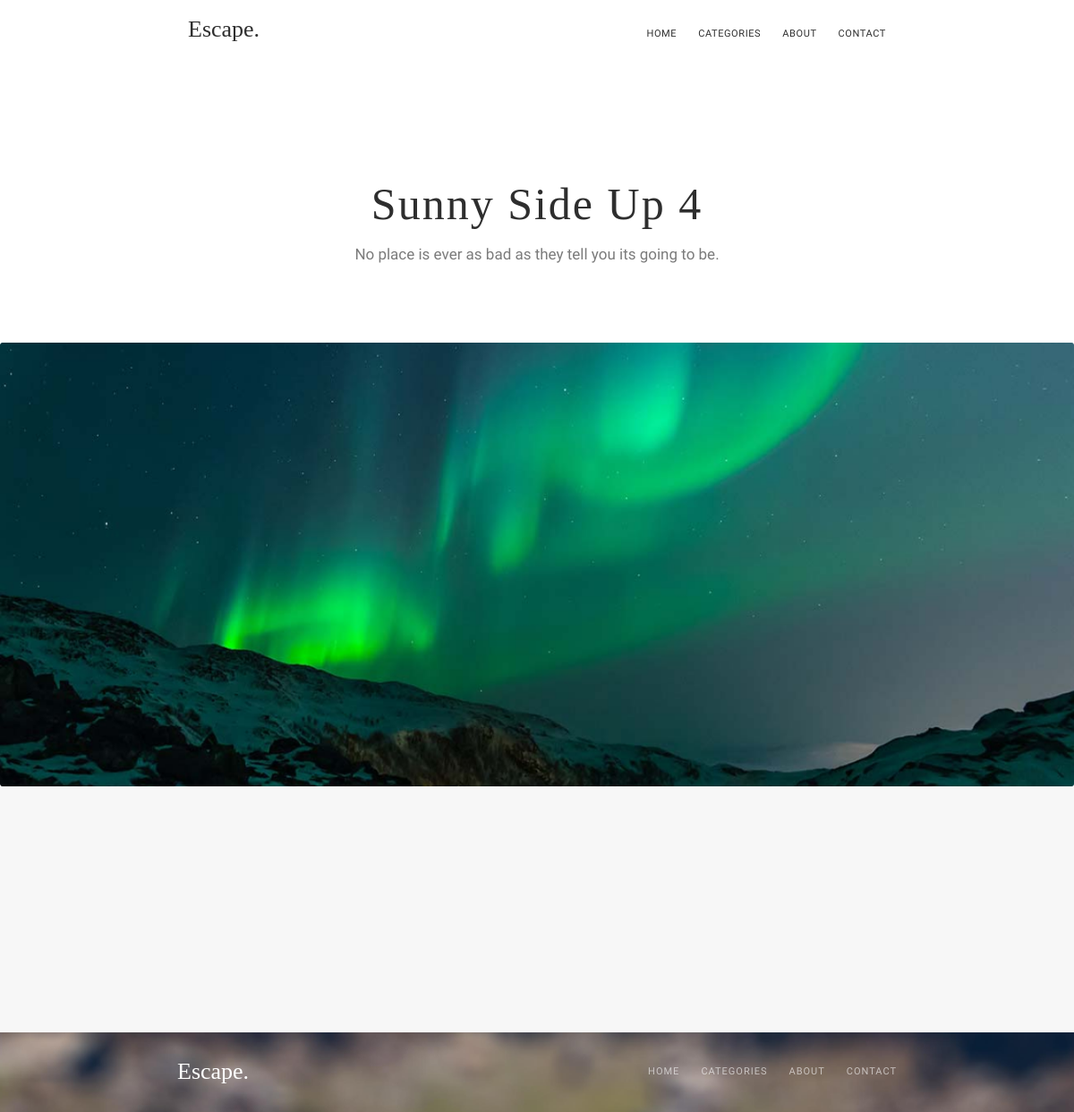
The app's page /post.php?id=4 with its own data.
### tables this page shows
CREATE TABLE post
(
  post_id      INT NOT NULL AUTO_INCREMENT,
   title        VARCHAR(255) NOT NULL,
   subtitle     VARCHAR(255) NOT NULL,
   content     TEXT NOT NULL,
   author     VARCHAR(255) NOT NULL,
   author_url   VARCHAR(255) NOT NULL,
   publish_date VARCHAR(255) NOT NULL,
  image_url   VARCHAR(255) NOT NULL,
  featured     TINYINT(1) DEFAULT 0,
  tag_type   VARCHAR(255) NOT NULL,
  tag_text   VARCHAR(255) NOT NULL,
  PRIMARY KEY (post_id)
);

### post.php (the view, shortened to what this page needs)
<?php
    function createDBConnection(): mysqli
    {
        $conn = new mysqli(HOST, USERNAME, PASSWORD, DATABASE);
        return $conn;
    }
    function getPostContent(mysqli $conn, string $idFind, &$post): void
    {
        $sql = "SELECT * FROM post WHERE post_id = $idFind";
        $result = $conn->query($sql);
        if ($result->num_rows > 0) {
            if ($row = $result->fetch_assoc()) {
                $post = $row;
            }
        } else {
            $post = null;
        }
    }
    $post = [];
    $postId = $_GET['id'];
    $conn = createDBConnection();
    getPostContent($conn, $postId, $post);
?>
<!DOCTYPE html>
<html lang="en">
<head>
    <link href="styles/post.css" rel="stylesheet">
</head>
<body>
    <header class="header">
        <div class="header-menu">
            <a class="header-logo" href="home.php">Escape.</a>
            <nav class="header-navigation">
                <a class="header-navigation-text" href="home.php">home</a>
                <a class="header-navigation-text" href="home.php">categories</a>
                <a class="header-navigation-text" href="home.php">about</a>
                <a class="header-navigation-text" href="home.php">contact</a>
            </nav>
        </div>
        <div class="header-context">
            <h1 class="header-text_title"><?= $post['title'], " ", $postId?></h1>
            <h2 class="header-text_description"><?= $post['subtitle']?></h2>
        </div>
    </header>
    <div class="section">
        <div class="image-after-menu">
		  <img src=images/TheRoadAhead_second.png>
		</div>
        <div class="section-box section_background">
            <div class="section-content">
            </div>
        </div>
    </div>
    <footer class="footer">
        <div class="footer-menu">
            <a class="footer-logo" href="home.php">Escape.</a>
            <nav class="footer-navigation">
                <a class="footer-navigation-text" href="home.php">home</a>
                <a class="footer-navigation-text" href="home.php">categories</a>
                <a class="footer-navigation-text" href="home.php">about</a>
                <a class="footer-navigation-text" href="home.php">contact</a>
            </nav>
        </div>
    </footer>
</body>
</html>

### styles/post.css (style rules this page uses)
* { margin: 0; padding: 0; box-sizing: border-box; }
.header-menu { min-width: 400px; padding-top: 17px; padding-bottom: 17px; height: 40px; width: 65%; margin: auto; justify-content: space-around; }
.header-logo, .footer-logo { display: inline; float: left; font: normal 400 26px/26px 'Lora'; text-decoration: none; color: #2E2E2E; padding-top: 3px; }
.header-navigation, .footer-navigation { display: inline; float: right; margin-top: 3px; }
.header-navigation { margin-top: 10px; }
.header-navigation-text { font: normal 400 11px/20px 'Oxygen'; height: 20px; text-decoration: none; letter-spacing: 0.6px; text-transform: uppercase; color: #2E2E2E; margin-left: 20px; }
.header-context { padding-bottom: 20px; }
.header-text_title { font: normal 400 50px/51px 'Lora'; color: #2E2E2E; text-align: center; margin-top: 163px; margin-bottom: 20px; letter-spacing: 2px; }
.header-text_description { font-family: Oxygen; font-size: 17px; font-weight: 400; line-height: 20px; text-align: center; margin: 0; margin-bottom: 31px; color: rgba(46, 46, 46, 0.63); }
.image-after-menu { padding-top: 38px; width: 100%; height: 534px; }
.image-after-menu img { width: 100%; height: 100%; }
.section_background { margin: 0; height: fit-content; background: #F7F7F7; border-radius: 0px; }
.section-box { justify-content: center; }
.section-content { padding-top: 140px; padding-bottom: 135px; width: 67%; margin: auto; font-family: Oxygen; font-size: 24px; font-weight: 400; line-height: 35px; text-align: left; color: #101315; }
.footer { background: rgba(35, 47, 56, 0.6); height: 89px; background: url("../images/footer.png"); background-position: center center; background-size: cover; }
.footer-menu { min-width: 400px; padding-top: 28px; height: 34px; width: 67%; margin: auto; }
.footer-logo { color: #FFFFFF; }
.footer-navigation-text { font: normal 400 11px/26px 'Oxygen'; text-decoration: none; text-align: right; letter-spacing: 1px; text-transform: uppercase; color: rgba(255, 255, 255, 0.6); margin-left: 20px; }

### records on screen
post: title "Sunny Side Up", subtitle "No place is ever as bad as they tell you its going to be."

### other values on screen
$postId "4"
